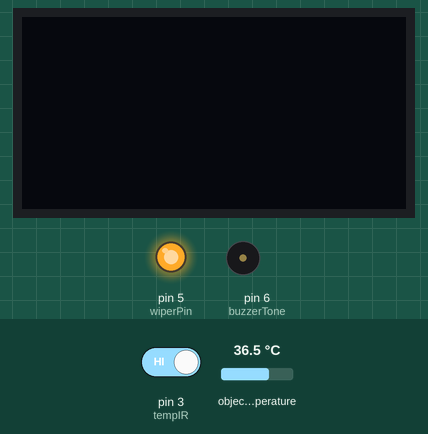
The sketch below on a simulated Arduino Uno, built with avr-gcc and run on an emulated ATmega328P. On the bench: 128×64 one-colour display, output pins drawn as LEDs (lit = HIGH), buzzer (waves = sounding). The inputs (shaded band) are chosen by the test bench; at power-on: pin 3 (tempIR) HIGH, object temperature 36.5 °C. No radio packets arrive unless stated; what the sketch prints to the serial monitor is not drawn.

Above: at 1.2 s.
1.3 s: pin 3 (tempIR) driven LOW
At 5.4 s:
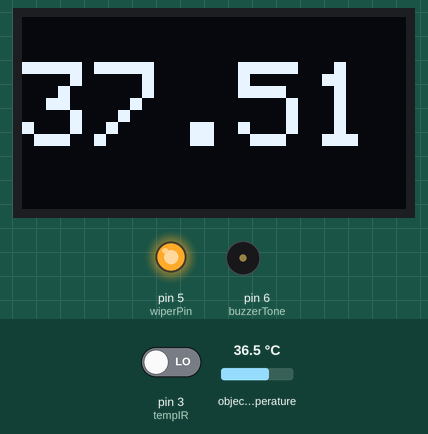
7.3 s: object temperature set to 35.7 °C
At 10.0 s:
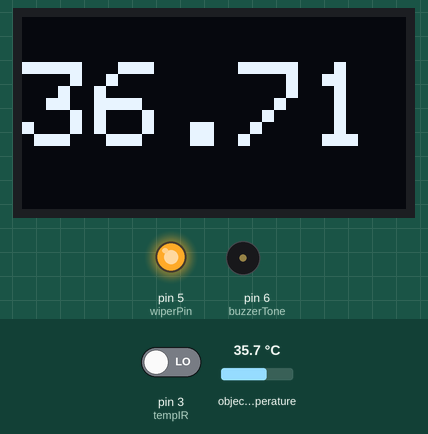
Timing chart, 0 to 11.5 s (numbered marks = the images above; inputs shaded):
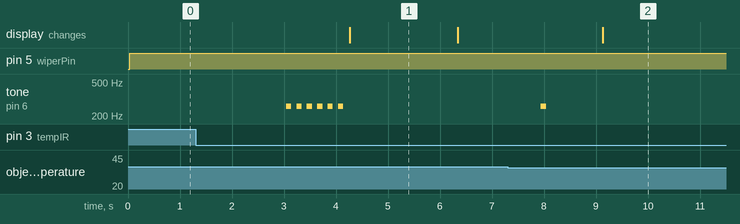

Measured:
- after the input at 1.3 s, tone on pin 6 (buzzerTone): alternates 261 Hz for 0.10 s and silent for 0.10 s, 12 changes in all, then stays silent, starting after 1.7 s; the display: changes after 3.0 s (image 1)
- after the input at 7.3 s, tone on pin 6 (buzzerTone): goes on until 8.0 s, then stays silent; the display: changes after 1.8 s (image 2)
- what the display in image 1 shows lasts 2.0 s, from 4.3 s to 6.3 s

The sketch:

new_micro_1.ino
```cpp
#include <Wire.h>
#include <Adafruit_GFX.h>
#include <Adafruit_SH1106.h>
#include <Adafruit_MLX90614.h>
#include <SPI.h>
#include <nRF24L01.h>
#include <RF24.h>

#define OLED_RESET 4
Adafruit_SH1106 display(OLED_RESET);
Adafruit_MLX90614 mlx = Adafruit_MLX90614();

RF24 radio(10, 11);               // nRF24L01 (CE,CSN)
const byte address[6] = "00001";

int tempIR = 3;
int wiperPin = 5;
int buzzerTone = 6;
int upperIR = 8;
int belowIR = 7;
float temp = 0;
bool statusTrigger = false;
bool wiperTrigger = false;
unsigned long previousTime = 0;
const unsigned long firstSignal = 0;
const unsigned long signalInterval = 3000;
bool refreshSignal = true;


void setup() {
  Serial.begin(9600);
  // Start Wire library for I2C
  Wire.begin();
  mlx.begin();
  display.begin(SH1106_SWITCHCAPVCC, 0x3C);
  pinMode(wiperPin, OUTPUT);
  radio.begin();
  radio.openReadingPipe(0, address);
  radio.setPALevel(RF24_PA_MAX);
  radio.startListening();
}

void loop(){
  unsigned long currentTime = millis();
  digitalWrite(wiperPin, HIGH);
  if(!statusTrigger) {
    if(displayTemp()) {
      statusTrigger = true;
      delay(1000);
      previousTime = currentTime;
    }
  } else {
  //Receivng
    radio.startListening();
    if (currentTime - previousTime >= firstSignal && refreshSignal) {
      Serial.println("FIRSSSST");
      if ( radio.available()) {
        char text_barrier1[32] = "";
        radio.read(&text_barrier1, sizeof(text_barrier1));
        String transData = String(text_barrier1);
      }
    }
    if (currentTime - previousTime >= signalInterval) {
      Serial.println("SECOND");
      refreshSignal = false;
//      network.update();
//      radio.startListening();
//      radio.begin();
      if ( radio.available()) {
        char text_barrier1[32] = "";
        radio.read(&text_barrier1, sizeof(text_barrier1));
        String transData = String(text_barrier1);
        Serial.println(transData);
        if(transData == "PASS") {
          wiperTrigger = true;
        } else {
          wiperTrigger = false;
        }

        while(wiperTrigger) {
          int belowIRStatus = digitalRead (belowIR);
          digitalWrite(wiperPin, LOW);
          delay(50);
          if(belowIRStatus == 0) {
            delay(400);
            digitalWrite(wiperPin, HIGH);
            delay(10000);
            while(wiperTrigger) {
              digitalWrite(wiperPin, LOW);
              int upperIRStatus = digitalRead (upperIR);
              delay(50);
              if(upperIRStatus == 0) {
                delay(150);
                digitalWrite(wiperPin, HIGH);
                belowIRStatus = digitalRead (belowIR);
                delay(1000);
                wiperTrigger = false;
                statusTrigger = false;
                temp = 0;
                refreshSignal = true;
              }
            }
          }
        }
    }
        delay(50);
      }
    }

  delay(50);
  display.display();
}

bool displayTemp() {
  float tempC = 0;
  int tempIRStatus = digitalRead(tempIR);
  Serial.println(tempIRStatus);
  display.clearDisplay();
  if(tempIRStatus == 0) {
    delay(1000);

    for(int i=0; i<800; i++){
      tempC= mlx.readObjectTempC();
    }
    tempC += 1;
    if(tempC > 37) {

      tone(buzzerTone, 261);
      delay(100);
      noTone(buzzerTone);
      delay(100);
      noTone(buzzerTone);
      tone(buzzerTone, 261);
      delay(100);
      noTone(buzzerTone);
      delay(100);
      noTone(buzzerTone);
      tone(buzzerTone, 261);
      delay(100);
      noTone(buzzerTone);
      delay(100);
      noTone(buzzerTone);
      tone(buzzerTone, 261);
      delay(100);
      noTone(buzzerTone);
      delay(100);
      noTone(buzzerTone);
      tone(buzzerTone, 261);
      delay(100);
      noTone(buzzerTone);
      delay(100);
      noTone(buzzerTone);
      tone(buzzerTone, 261);
      delay(100);
      noTone(buzzerTone);
      delay(100);
      noTone(buzzerTone);
      display.clearDisplay();
      //Set the color - always use white despite actual display color
      display.setTextColor(WHITE);
      //Set the font size
      display.setTextSize(4);
      //Set the cursor coordinates
      display.setCursor(0,15);
      display.print(tempC);
      display.display();
      delay(2000);
      display.clearDisplay();
      return false;
   }
      tone(buzzerTone, 261);
      delay(100);
      noTone(buzzerTone);
      delay(10);
      noTone(buzzerTone);
      display.clearDisplay();
      //Set the color - always use white despite actual display color
      display.setTextColor(WHITE);
      //Set the font size
      display.setTextSize(4);
      //Set the cursor coordinates
      display.setCursor(0,15);
      display.print(tempC);

    return true;
  } else {
    noTone(buzzerTone);
  }
  delay(100);
  return false;
}
```
